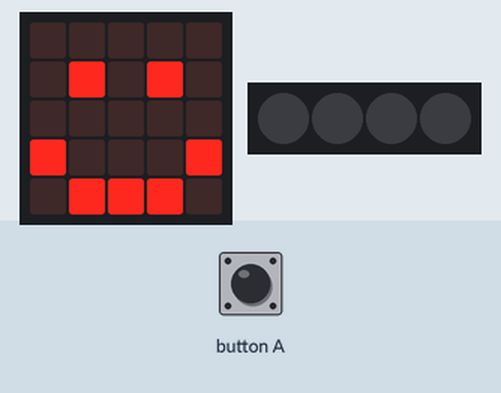
This program was run on a simulated BBC micro:bit (MakeCode). Shown: the board's 5×5 LED display, 4 RGB LEDs in strip order, left to right. The test bench sets the inputs (shaded band). Dim RGB values are drawn brighter than linear.

Above: at 2.3 s.
2.4 s: button A pressed for 0.15 s
At 4.2 s:
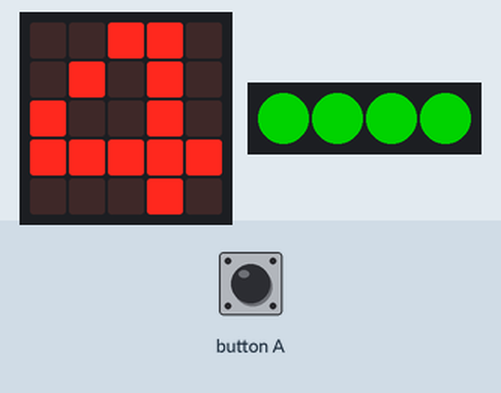
At 4.8 s:
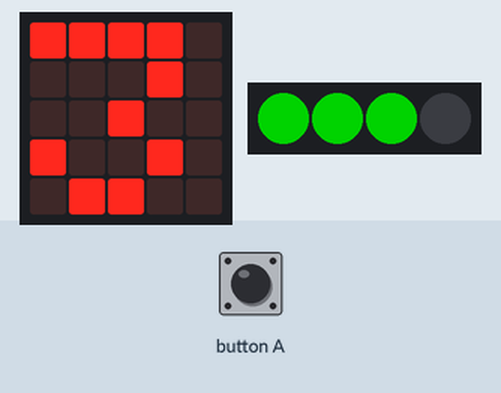
5.5 s: button A pressed for 0.15 s
At 8.9 s:
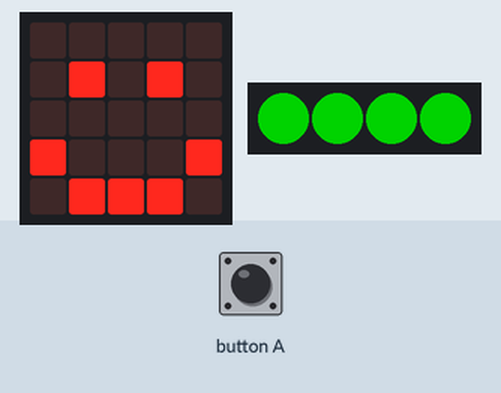
Timing chart, 0 to 10.4 s (numbered marks = the images above; inputs shaded):
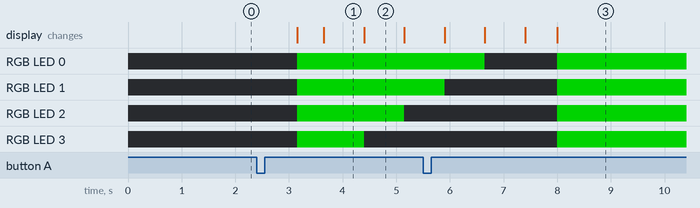

Measured:
- after the input at 2.4 s, RGB LED 0, RGB LED 1: off → RGB(0, 127, 0) after 0.75 s; RGB LED 2: off → RGB(0, 127, 0) after 0.75 s, → off 2.0 s later; RGB LED 3: off → RGB(0, 127, 0) after 0.75 s, → off 1.3 s later
- after the input at 5.5 s, the display: first differs from a run without the input after 1.9 s (image 3 shows a later state)
- what the display in image 1 shows lasts 0.7 s, from 3.7 s to 4.4 s

The program:

main.ts
```typescript
// (licence header left out)
// variables
let neopixelStrip: neopixel.Strip = null
let loopCounter = 4

// setup
basic.showIcon(IconNames.Happy)
basic.pause(500)
neopixelStrip = neopixel.create(DigitalPin.P16, 4, NeoPixelMode.RGB)
neopixelStrip.setPixelColor(0, neopixel.colors(NeoPixelColors.Black))
neopixelStrip.setPixelColor(1, neopixel.colors(NeoPixelColors.Black))
neopixelStrip.setPixelColor(2, neopixel.colors(NeoPixelColors.Black))
neopixelStrip.setPixelColor(3, neopixel.colors(NeoPixelColors.Black))
neopixelStrip.show()

// when "A" is pressed, counts down and shows neo
input.onButtonPressed(Button.A, function () {
    basic.showIcon(IconNames.Happy)
    neopixelStrip = neopixel.create(DigitalPin.P16, 4, NeoPixelMode.RGB)
    neopixelStrip.setPixelColor(0, neopixel.colors(NeoPixelColors.Green))
    neopixelStrip.setPixelColor(1, neopixel.colors(NeoPixelColors.Green))
    neopixelStrip.setPixelColor(2, neopixel.colors(NeoPixelColors.Green))
    neopixelStrip.setPixelColor(3, neopixel.colors(NeoPixelColors.Green))
    neopixelStrip.show()
    basic.pause(500)
    while (loopCounter >= 0) {
        neopixelStrip.setPixelColor(loopCounter, neopixel.colors(NeoPixelColors.Black))
        neopixelStrip.show()
        basic.showNumber(loopCounter)
        loopCounter = loopCounter -1
    }
})
```
